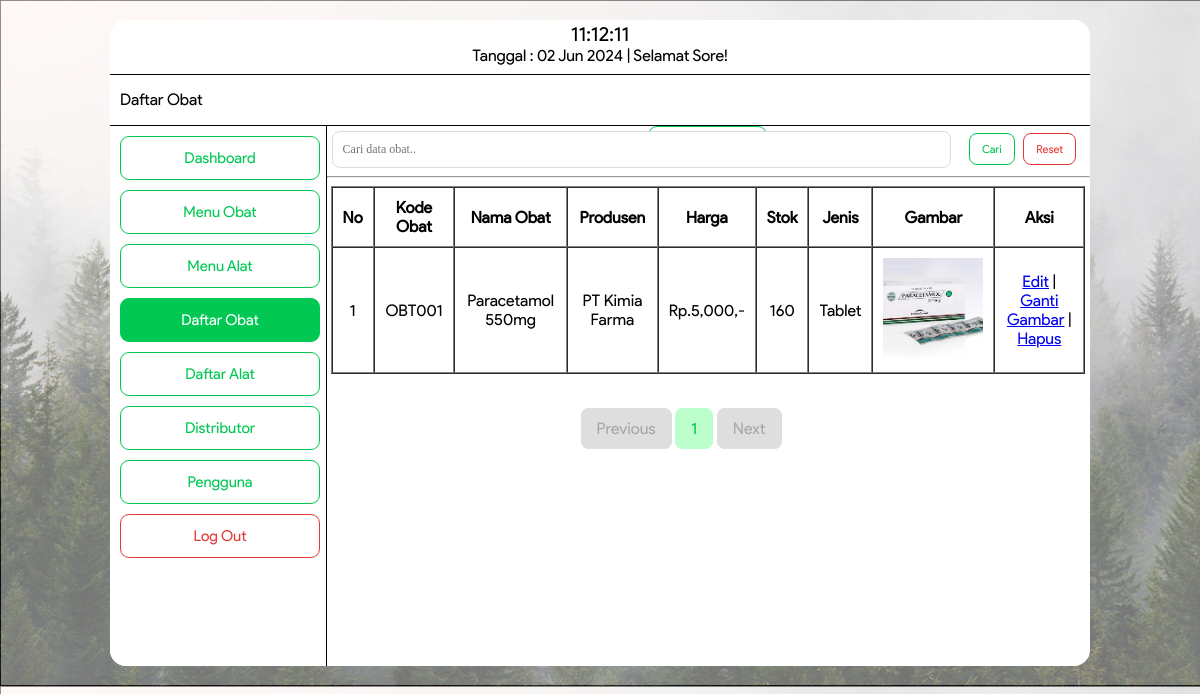
The app's page /daftarobatadmin.php (signed in) with its own data.
### tables this page shows
CREATE TABLE `tb_barang` (
  `id` int(11) NOT NULL,
  `kode_obat` varchar(32) NOT NULL,
  `nama_obat` varchar(255) NOT NULL,
  `produsen` varchar(200) NOT NULL,
  `harga` varchar(200) NOT NULL,
  `stok` double NOT NULL,
  `jenis_obat` enum('Kapsul','Tablet','Cair') NOT NULL,
  `file` varchar(200) NOT NULL
);

### daftarobatadmin.php (the view, shortened to what this page needs)
<!DOCTYPE html>
<html>
<head>
	<link rel="stylesheet" type="text/css" href="asset/daftarobat.css">
</head>
<body style="background-image: url(BG.png);">
	<div class="bingkai">
		<div class="header">
			<label>
        <div id="clock" style="font-size: 20px"></div>
        <?php
					$tanggal= mktime(date("m"),date("d"),date("Y"));
					echo "Tanggal : ".date("d M Y", $tanggal)." ";
					$a = date ("H");
					if (($a>=6) && ($a<=11)){
					echo "| Selamat Pagi!";
					}
					else if(($a>11) && ($a<=15))
					{
					echo "| Selamat Siang!";}
					else if (($a>15) && ($a<=18)){
					echo "| Selamat Sore!";}
					else { echo "| Selamat Malam!";}
				?>
			</label>
		</div>
		<div class="menu">
				<form method="post" action="obat/tambah.php">
					<label>Daftar Obat</label>
					<button type="submit">Tambah Daftar Obat</button>
				</form>
		</div>
		<div class="badan">
			<div class="sidebar">
				<form method="" action="dashboardadmin.php">
					<button class="dashboard" type="submit">Dashboard</button>
				</form>
				<div class="dropdown">
  					<button class="dropbtn">Menu Obat</button>
				</div>
        <div class="dropdown">
            <button class="dropbtn">Menu Alat</button>
        </div>
				<form class="daftarobat" method="" action="daftarobatadmin.php">
					<button type="submit">Daftar Obat</button>
				</form>
        <form method="" action="daftaralatadmin.php">
          <button class="daftarobat" type="submit">Daftar Alat</button>
        </form>
				<form class="distributor" method="" action="distributoradmin.php">
					<button type="submit">Distributor</button>
				</form>
				<form class="pengguna" method="" action="daftarpenggunaadmin.php">
					<button type="submit">Pengguna</button>
				</form>
				<form class="logout" method="post" action="logout.php">
					<button onclick="return confirm('Anda Yakin Ingin Log Out?')" type="submit">Log Out</button>
				</form>
			</div>
			<form>
            <div class="search">
              <input type="text" id="KataKunci" name="KataKunci" placeholder="Cari data obat.." required="" value="<?php if (isset($_GET['KataKunci']))  echo $_GET['KataKunci']; ?>">
              <button class="cari" type="submit">Cari</button>
              <button class="resetbtn" onclick="location.href='daftarobatadmin.php'" type="button">Reset</button>
            </div>
          </form>
                 <hr>
			<div class="content">
				<table border="1" width="100%" align="center" cellspacing="0" cellpadding="10">
					<tr>
						<th>No</th>
						<th>Kode Obat</th>
						<th>Nama Obat</th>
            <th>Produsen</th>
						<th>Harga</th>
						<th>Stok</th>
						<th>Jenis</th>
            <th>Gambar</th>
						<th>Aksi</th>
					</tr>
						 <?php
      include "koneksi.php";
      $page = (isset($_GET['page']))? (int) $_GET['page'] : 1;
      $kolomCari=(isset($_GET['Kolom']))? $_GET['Kolom'] : "";
      $kolomKataKunci=(isset($_GET['KataKunci']))? $_GET['KataKunci'] : "";
      $limit = 5;
      $limitStart = ($page - 1) * $limit;
      if($kolomCari=="" && $kolomKataKunci==""){
        $SqlQuery = mysqli_query($koneksi, "SELECT * FROM tb_barang LIMIT ".$limitStart.",".$limit);
      }else{
        $SqlQuery = mysqli_query($koneksi, "SELECT * FROM tb_barang WHERE nama_obat LIKE '%$kolomKataKunci%' LIMIT ".$limitStart.",".$limit);
      }
      $no = $limitStart + 1;
      while($row = mysqli_fetch_array($SqlQuery)){
      ?>
        		<tr align="center">
        			<td>
        				<?php echo $no++?>
        			</td>
            		<td>
                		<?php echo $row['kode_obat'];?>
            		</td>
            		<td>
                		<?php echo $row['nama_obat'];?>
            		</td>
                <td>
                    <?php echo $row['produsen'];?>
                </td>
            		<td>
                		<?php echo "Rp." .number_format($row['harga']).",-";?>
            		</td>
            		<td>
                		<?php echo $row['stok'];?>
            		</td>
            		<td>
                		<?php echo $row['jenis_obat'];?>
            		</td>
                 <td><img src="obat/gambar/<?php echo $row['file'];?>" widht="100px" height="100px" ></td>
            		<td>
            			<a href="obat/edit.php?id=<?php echo $row['id'];?>">Edit</a>
                  |
                  <a href="obat/editgmbr.php?id=<?php echo $row['id'];?>">Ganti Gambar</a>
                  |
            			<a onclick="return confirm('Anda yakin ingin menghapus?')" href="obat/hapus.php?id=<?php echo $row['id'];?>">Hapus</a>
            		</td>
        		</tr>
                <?php
                 }
                ?>
				</table>
			<div class="paging">
      <?php
        if($page == 1){
      ?>
        <a class="disabled" href="#">Previous</a>
      <?php
        }
      ?>
      <?php
        if($kolomCari=="" && $kolomKataKunci==""){
          $SqlQuery = mysqli_query($koneksi, "SELECT * FROM tb_barang");
        }else{
          $SqlQuery = mysqli_query($koneksi, "SELECT * FROM tb_barang WHERE nama_obat LIKE '%$kolomKataKunci%'");
        }
        $JumlahData = mysqli_num_rows($SqlQuery);
        $jumlahPage = ceil($JumlahData / $limit);
        $jumlahNumber = 1;
        $startNumber = ($page > $jumlahNumber)? $page - $jumlahNumber : 1;
        $endNumber = ($page < ($jumlahPage - $jumlahNumber))? $page + $jumlahNumber : $jumlahPage;
        for($i = $startNumber; $i <= $endNumber; $i++){
          if($kolomCari=="" && $kolomKataKunci==""){
      ?>
          <a class="number" href="daftarobatadmin.php?page=<?php echo $i; ?>"><?php echo $i; ?></a>
      <?php
        }else{
          ?>
          <a class="number" href="daftarobatadmin.php?Kolom=<?php echo $kolomCari;?>&KataKunci=<?php echo $kolomKataKunci;?>&page=<?php echo $i; ?>"><?php echo $i; ?></a>
          <?php
        }
      }
      ?>
      <?php
       if($page == $jumlahPage){
      ?>
        <a class="disabled" href="#">Next</a>
      <?php
      }
      ?>
  </div>
		</div>
					 		</div>
					 	</div>
</body>
</html>

### asset/daftarobat.css (style rules this page uses)
div { font-family: ProductSans; }
body { background-image: url(BG.png); background-size: cover; font-family: ProductSans; }
button { font-family: ProductSans; }
.bingkai { background: white; width: 980px; margin: 20px auto; border-radius: 16px; }
.bingkai .header { background: white; height: 50px; padding: 2px; border-radius: 16px 16px 0px 0px; border-bottom: solid 1px; text-align: center; }
.bingkai .header label { position: relative; text-align: center; }
.bingkai .menu { background: white; height:50px; border-bottom: solid 1px; }
.bingkai .menu button { background-color: white; color: #00C853; font-size: 11px; padding: 10px; margin-left: 538px; margin-top: 7px; border-radius: 9px; border: solid 1px #00C853; }
.bingkai .menu label { float: left; padding: 10px; margin-right: 225px; margin-top: 5px; }
.badan { height: 500px; }
.bingkai .badan .sidebar { background: #FFF; float: left; width: 22%; height: 540px; border-radius: 0px 0px 0px 16px; border-right: solid 1px; }
.bingkai .badan .sidebar button { background-color: white; color: #00C853; font-size: 15px; padding: 12px; width: 200px; margin-top: 10px; margin-left: 10px; cursor: pointer; border: solid 1px #00C853; border-radius: 9px; }
.dropbtn { background-color: #4CAF50; color: white; padding: 16px; font-size: 16px; border: none; cursor: pointer; }
.dropdown { position: relative; display: inline-block; }
.bingkai .badan .sidebar .daftarobat button { background-color: #00C853; color: white; font-size: 15px; padding: 12px; width: 200px; margin-top: 10px; margin-left: 10px; cursor: pointer; border: solid 1px #00C853; border-radius: 9px; }
.bingkai .badan .sidebar .logout button { background-color: white; color: #E53935; font-size: 15px; padding: 12px; width: 200px; margin-top: 10px; margin-left: 10px; cursor: pointer; border: solid 1px #E53935; border-radius: 9px; }
.bingkai .badan .content { background: white; float: left; margin-left: 4px; height: auto; width: 77%; border-radius: 0px 0px 16px 0px; }
.bingkai .badan .content .paging { margin-left: 250px; margin-top: 30px; }
.bingkai .badan .content .paging .disabled { text-decoration: none; color: #A8A8A8; background-color: #DEDEDE; font-family: ProductSans; border: solid 1px #DEDEDE; line-height: 50px; padding: 10px 15px 10px 15px; border-radius: 8px; }
.bingkai .badan .content .paging .number { text-decoration: none; color: #00C853; background-color: #BCFFCC; font-family: ProductSans; border: solid 1px #BCFFCC; line-height: 50px; padding: 10px 15px 10px 15px; border-radius: 8px; }
.bingkai .badan .search input { border-radius: 8px; border: solid 1px #DCDCDE; padding: 10px; width: 61%; margin-top: 5px; margin-left: 5px; font-size: 12px; font-family: product sans; }
.bingkai .badan .search .cari { background-color: white; color: #00C853; border: solid 1px #00C853; border-radius: 8px; padding: 8px 12px 8px 12px; font-size: 11px; margin-left: 14px; margin-right: 5px; }
.bingkai .badan .search .resetbtn { background-color: white; color: #E53935; border: solid 1px #E53935; border-radius: 8px; padding: 8px 12px 8px 12px; font-size: 11px; }

### records on screen
tb_barang: kode_obat "OBT001", nama_obat "Paracetamol 550mg", produsen "PT Kimia Farma", harga "5,000", stok "160", jenis_obat "Tablet", file (picture)
